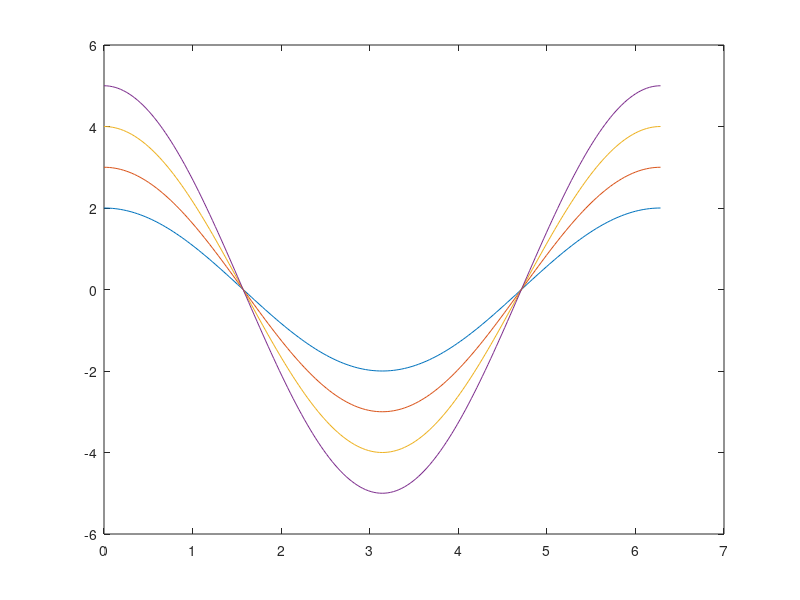
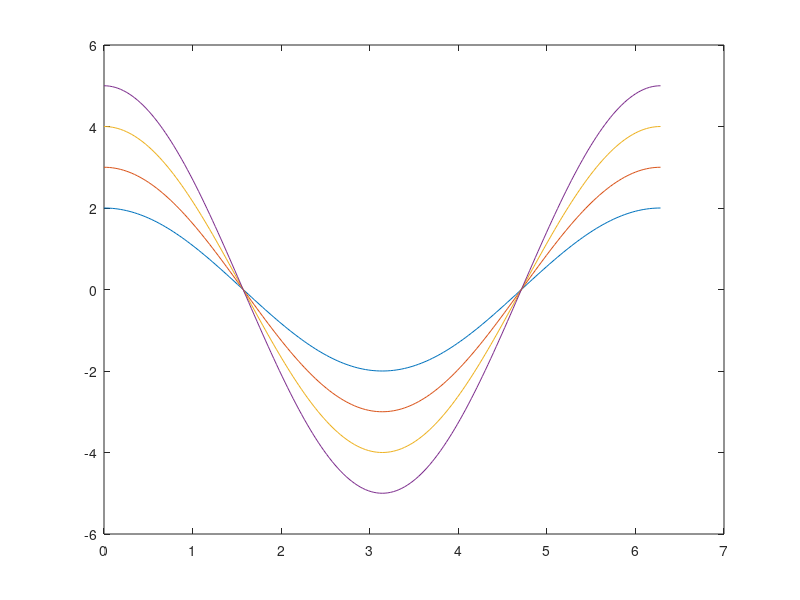
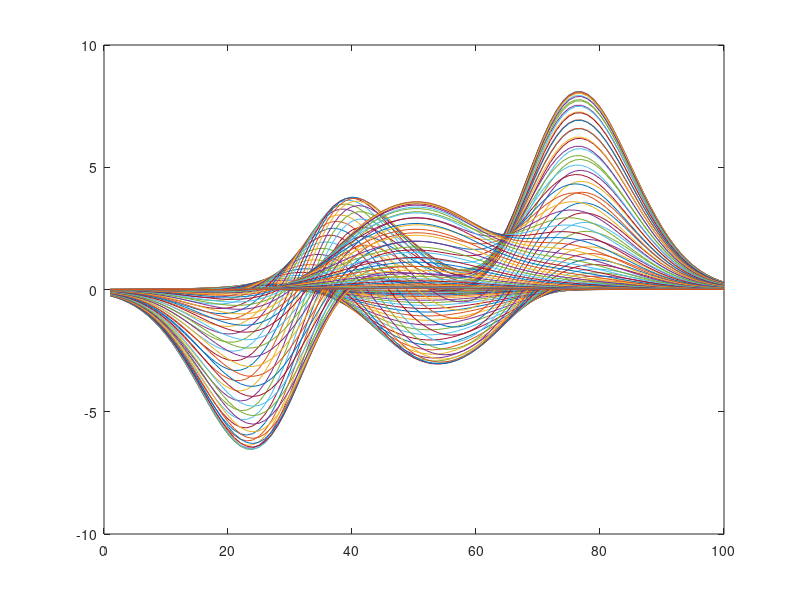

Recreate these plots in MATLAB, in order.
x = 0:(pi / 100):(2 * pi); % 괄호는 없어도 됨

y1 = cos(x) * 2;
y2 = cos(x) * 3;
y3 = cos(x) * 4;
y4 = cos(x) * 5;

plot(x, y1, x, y2, x, y3, x, y4)

% 또는 여러 개의 Y 행렬을 하나의 행렬로 결합 (결과 동일)

figure(2)
z = [y1; y2; y3; y4];
plot(x, z)

figure(3)
plot(peaks(100)) % 예제 그래프

% 마우스 창 크기 조절을 통해 그래프 또한 조절 가능
% 그래프를 이미지로 복사도 가능
